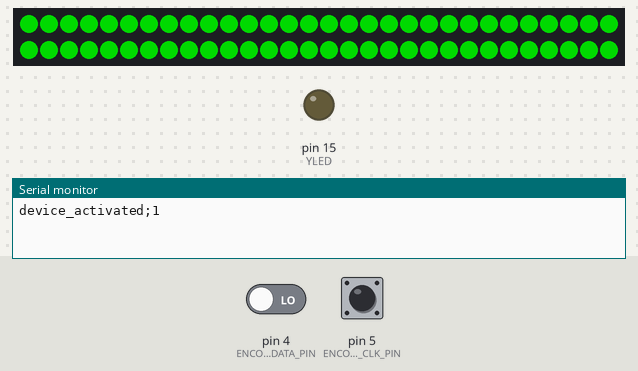
A sketch run on a simulated Arduino Uno, built with avr-gcc and run on an emulated ATmega328P. On the bench: 60 RGB LEDs in strip order, left to right, continuing on the next row, output pins drawn as LEDs (lit = HIGH), the last lines printed to the serial monitor. The inputs (shaded band) are chosen by the test bench; at power-on: pin 5 (ENCODER_CLK_PIN) HIGH, pin 4 (ENCODER_DATA_PIN) LOW. Dim RGB values are drawn brighter than linear.

Above: at 1.7 s.
1.8 s: pin 5 (ENCODER_CLK_PIN) driven LOW
At 2.32 s:
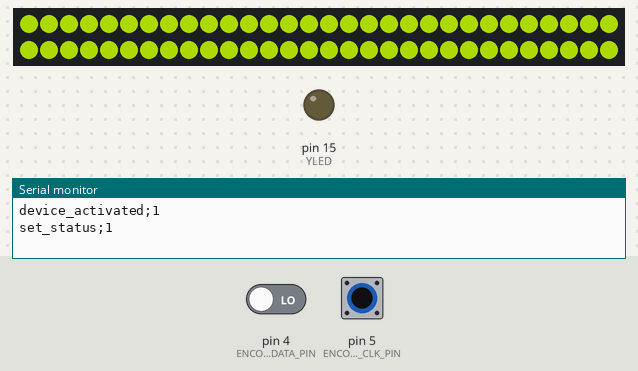
At 2.9 s:
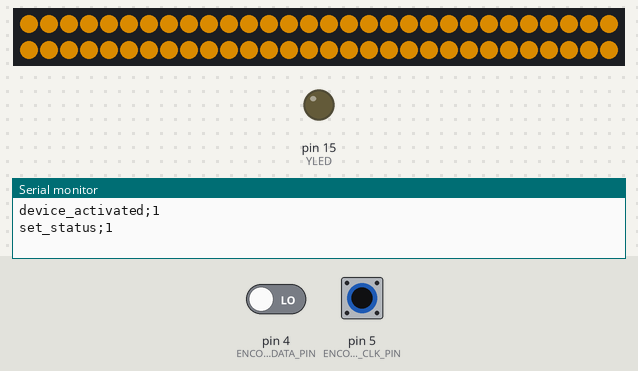
3.9 s: pin 5 (ENCODER_CLK_PIN) pulsed HIGH 5 times (0.12 s each, 0.3 s apart)
At 5.3 s:
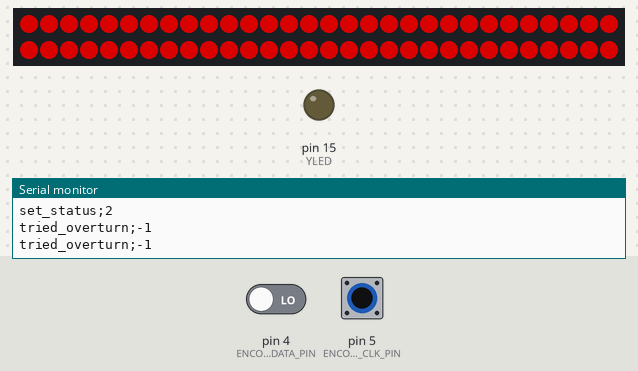
Timing chart, 0 to 6.9 s (numbered marks = the images above; inputs shaded):
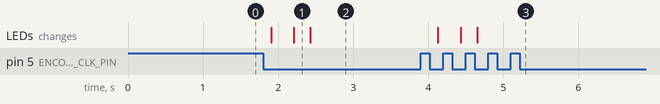

The sketch:

Knob_Firmware.ino
```cpp
/**
 * Rotary Encoder Code taken from:
 * https://www.best-microcontroller-projects.com/rotary-encoder.html
 */

#include <Adafruit_NeoPixel.h>

#define ENCODER_CLK_PIN  5
#define ENCODER_DATA_PIN 4

#define NEOPIXEL_PIN 2

#define YLED 15
#define NEOPIXEL_LED_COUNT  60
#define NEOPIXEL_ANIMATION_STEPSIZE  25
#define NEOPIXEL_ANIMATION_NUM_STEPS  75
#define NEOPIXEL_BRIGHTNESS 140


#define HUE_HIGH_FOCUS 0
#define HUE_MEDIUM_FOCUS 6922
#define HUE_LOW_FOCUS 21845

#define SERIAL_BAUDRATE 9600

#define MAX_FOCUS_LEVEL 2

long neopixel_currHue = 21845;
Adafruit_NeoPixel neopixel_strip(NEOPIXEL_LED_COUNT, NEOPIXEL_PIN, NEO_GRB + NEO_KHZ400);
static uint16_t encoder_state=0;

bool serial_is_connected = false;
bool serial_blink_lastState = false;
String serial_handshakecode = "hi_there\n";

int curr_focusLevel = 0;

////////////////////////////////////////////////////////////////////////////////////////////////////////
void setup() {
  initPins();
  initDisplay();
  initSerial();
  animateHueTowards(neopixel_currHue);
}

void initSerial() {
  Serial.begin(SERIAL_BAUDRATE);
  Serial.println("");
  serial_printMsg("device_activated", 1);
}

void initPins() {
   pinMode(ENCODER_CLK_PIN,INPUT);
   pinMode(ENCODER_DATA_PIN,INPUT);
   pinMode(YLED,OUTPUT);
}

void initDisplay() {
  neopixel_strip.begin();
  neopixel_strip.show();
  neopixel_strip.setBrightness(NEOPIXEL_BRIGHTNESS);
}

////////////////////////////////////////////////////////////////////////////////////////////////////////
void loop() {
      int val = readEncoder();
      if(val != 0) {
        if(val > 0) {
          decreaseFocusLevel();
        } else {
          increaseFocusLevel();
        }
      }
}

// serial if
//
//
void serial_printMsg(String type, int value) {
  Serial.print(type);
  Serial.print(";");
  Serial.print(value, DEC);
  Serial.print("\n");
}

// focus level control
//
//

void decreaseFocusLevel(){
  if(curr_focusLevel > 0) {
    curr_focusLevel --;
    setCurrFocusLevel(curr_focusLevel);
  } else {
    serial_printMsg("tried_underturn", -1);
  }
}

void increaseFocusLevel() {
  if(curr_focusLevel < MAX_FOCUS_LEVEL) {
    curr_focusLevel ++;
    setCurrFocusLevel(curr_focusLevel);
  } else {
      serial_printMsg("tried_overturn", -1);
  }
}

void setCurrFocusLevel(int focus) {
  curr_focusLevel = focus;
  serial_printMsg("set_status", focus);
  delay(100);
  animateHueTowards(getTargetHueForFocusLevel(focus));
  delay(100);
}

// color and animation functions
//
//

long getTargetHueForFocusLevel(int focus) {
  if(focus == 0) {
    return HUE_LOW_FOCUS;
  } else if(focus == 1) {
    return HUE_MEDIUM_FOCUS;
  } else if(curr_focusLevel == 2) {
    return HUE_HIGH_FOCUS;
  }
}

void animateHueTowards(long targetHue) {
  int numSteps = NEOPIXEL_ANIMATION_NUM_STEPS;
  int stepSize = (targetHue - neopixel_currHue)/numSteps;
  for(int i = 0; i < numSteps; i++) {
    neopixel_currHue += stepSize;
    setColor(neopixel_strip.ColorHSV(neopixel_currHue, 255, 255));
    delay(1);
  }
}

void setColor(uint32_t color) {
  for(int i=0; i<neopixel_strip.numPixels(); i++) { // For each pixel in neopixel_strip...
    neopixel_strip.setPixelColor(i, color);         //  Set pixel's color (in RAM)
  }
  neopixel_strip.show();
}

// encoder functions
//
//
int readEncoder() {
    encoder_state=(encoder_state<<1) | digitalRead(ENCODER_CLK_PIN) | 0xe000;
    if (encoder_state==0xf000){
       encoder_state=0x0000;
       if(digitalRead(ENCODER_DATA_PIN)){
         return 1;
       }
       else{
         return -1;
       }
    } else {
      return 0;
    }
}
```

KnobDisplay.cpp
```cpp
#include "Arduino.h"
#include "KnobDisplay.h"


KnobDisplay::KnobDisplay() {
  KnobDisplay::strip=Adafruit_NeoPixel(KnobDisplay::LED_COUNT, KnobDisplay::NEOPIXEL_PIN, NEO_GRB + NEO_KHZ800);
}

void KnobDisplay::animateHueTowards(long targetHue){
  int a = 1;
}

void KnobDisplay::setColor(uint32_t color){
  int a = 1;
}
```

KnobDisplay.h
```cpp
#include "Arduino.h"

#include <Adafruit_NeoPixel.h>
#ifdef __AVR__
 #include <avr/power.h> // Required for 16 MHz Adafruit Trinket
#endif


#ifndef KnobDisplay_h
#define KnobDisplay_h

class KnobDisplay
{
  public:
    KnobDisplay();
    void animateHueTowards(long targetHue);
  private:
    void setColor(uint32_t color);
    const int LED_COUNT = 60;
    const int ANIMATION_STEP_COUNT = 5;
    const int NEOPIXEL_PIN = 0;
    Adafruit_NeoPixel strip;
};
#endif
```
